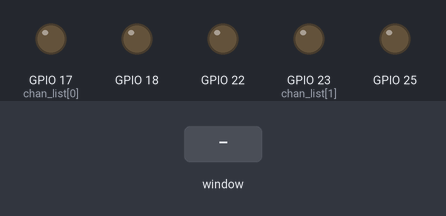
A program run on a simulated Raspberry Pi (BCM pin numbers). Shown: output pins drawn as LEDs (lit = HIGH). The inputs (shaded band) are chosen by the test bench. The clock reads 2024-03-15 10:24:30 at power-on unless the program sets it; the camera gives no picture and a still takes 0.5 s; the desktop window is not drawn, its controls go by their first labels and the mouse button is held 0.15 s.

Above: at 1.2 s.
1.3 s: control labelled "Zoom In" in the window clicked
At 1.42 s:
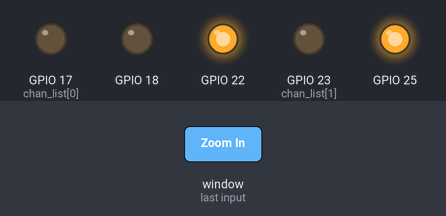
3.0 s: control labelled "Zoom Out" in the window clicked
At 3.12 s:
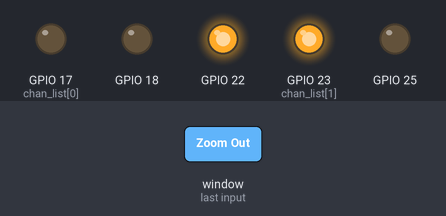
4.7 s: control labelled "Up" in the window clicked
At 4.82 s:
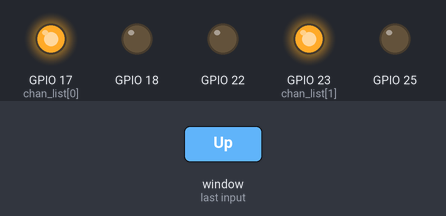
6.4 s: control labelled "Down" in the window clicked
At 6.52 s:
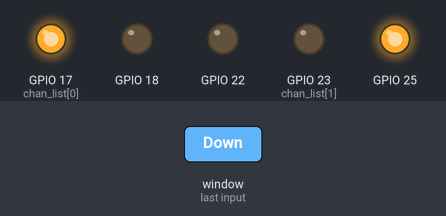
8.1 s: control labelled "Left" in the window clicked
At 8.22 s:
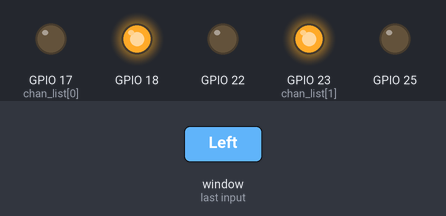
9.8 s: control labelled "Right" in the window clicked
At 9.92 s:
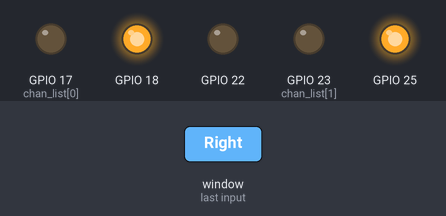
Timing chart, 0 to 12.5 s (numbered marks = the images above; inputs shaded):
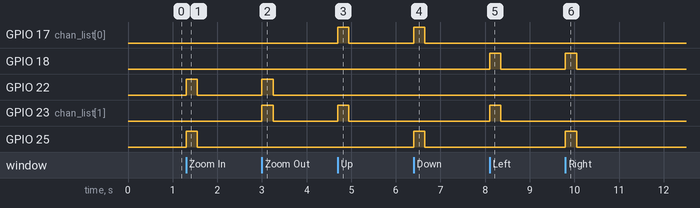

The program:

raspberry_main.py
```python
from picamera import PiCamera
from guizero import App, PushButton, Text, Picture
from time import gmtime, strftime
import RPi.GPIO as GPIO
import time

#Camera Section
camera = PiCamera()
#camera.resolution = (800,400) #this resolution value can be changed later

#this is the address the image file will be saved to
output = strftime("/home/pi/Documents/Digital_Microscope_Images/image-%d-%m %H:%M:%S.png", gmtime())

app = App("Digital Mircroscope", height = 500, width = 400, layout = "grid" )

GPIO.setmode(GPIO.BCM)
GPIO.setwarnings(False)
GPIO.setup(17,GPIO.OUT)
GPIO.setup(18,GPIO.OUT)
GPIO.setup(22,GPIO.OUT)
GPIO.setup(23,GPIO.OUT)
GPIO.setup(25,GPIO.OUT)

def take_picture():
    camera.capture(output)
    camera.stop_preview()
    camera.start_preview(fullscreen=False, window = (100,100,1000,800),rotation= 90)


def new_picture():
    camera.start_preview(fullscreen=False, window = (100,100,1000,800),rotation= 90)
    preview_overlay(camera, overlay)

def move_up():
    #GPIO.output(17,1)
    #GPIO.output(23,1)
    chan_list = (17,23)
    GPIO.output(chan_list, GPIO.HIGH)
    time.sleep(.25)
    GPIO.output(chan_list, GPIO.LOW)
    #GPIO.output(25,0)
    #GPIO.output(17,0)
    #GPIO.output(23,0)

def move_down():
    GPIO.output(17,1)
    GPIO.output(23,0)
    GPIO.output(25,1)
    time.sleep(.25)
    GPIO.output(25,0)
    GPIO.output(17,0)
    GPIO.output(23,0)

def move_left():
    #GPIO.output(18,1)
    #GPIO.output(23,1)
    #GPIO.output(25,1)
    chan_list = (18, 23)
    GPIO.output(chan_list, GPIO.HIGH)
    time.sleep(.25)
    GPIO.output(chan_list, GPIO.LOW)
    #GPIO.output(25,0)
    #GPIO.output(18,0)
    #GPIO.output(23,0)

def move_right():
    GPIO.output(18,1)
    GPIO.output(23,0)
    GPIO.output(25,1)
    time.sleep(.25)
    GPIO.output(25,0)
    GPIO.output(18,0)
    GPIO.output(23,0)


def zoom_in():
    #GPIO.output(22,1)
    #GPIO.output(23,1)
    #GPIO.output(25,1)
    chan_list = (22,23)
    GPIO.output(chan_list, GPIO.HIGH)
    time.sleep(.25)
    GPIO.output(chan_list, GPIO.LOW)
    #GPIO.output(25,0)
    #GPIO.output(22,0)
    #GPIO.output(23,0)

def zoom_out():
    GPIO.output(22,1)
    GPIO.output(23,0)
    GPIO.output(25,1)
    time.sleep(.25)
    GPIO.output(25,0)
    GPIO.output(22,0)
    GPIO.output(23,0)


new_pic = PushButton(app, command=new_picture, text="Initiate Imaging", grid=[0,0])

take_pic = PushButton(app,command=take_picture, text="Capture Image", grid=[0,1] )

zoom_out = PushButton(app,command=zoom_out, text="Zoom In", width = 5, grid=[4,1])

zoom_in = PushButton(app,command=zoom_in, text="Zoom Out", width = 5, grid=[6,1])

move_up = PushButton(app,command=move_up, text="Up", width = 5, grid=[7,3])

move_down = PushButton(app,command=move_down, text="Down", width = 5, grid=[7,5])

move_left = PushButton(app,command=move_left, text="Left", width = 5, grid=[6,4])

move_right = PushButton(app,command=move_right, text="Right", width = 5, grid=[8,4])


app.display()
```

Measured:
- after the input at 1.3 s, GPIO 22, GPIO 25: LOW → HIGH at once, → LOW 0.25 s later
- after the input at 3.0 s, GPIO 22, GPIO 23 (chan_list[1]): LOW → HIGH at once, → LOW 0.25 s later
- after the input at 4.7 s, GPIO 17 (chan_list[0]), GPIO 23 (chan_list[1]): LOW → HIGH at once, → LOW 0.25 s later
- after the input at 6.4 s, GPIO 17 (chan_list[0]), GPIO 25: LOW → HIGH at once, → LOW 0.25 s later
- after the input at 8.1 s, GPIO 18, GPIO 23 (chan_list[1]): LOW → HIGH at once, → LOW 0.25 s later
- after the input at 9.8 s, GPIO 18, GPIO 25: LOW → HIGH at once, → LOW 0.25 s later
